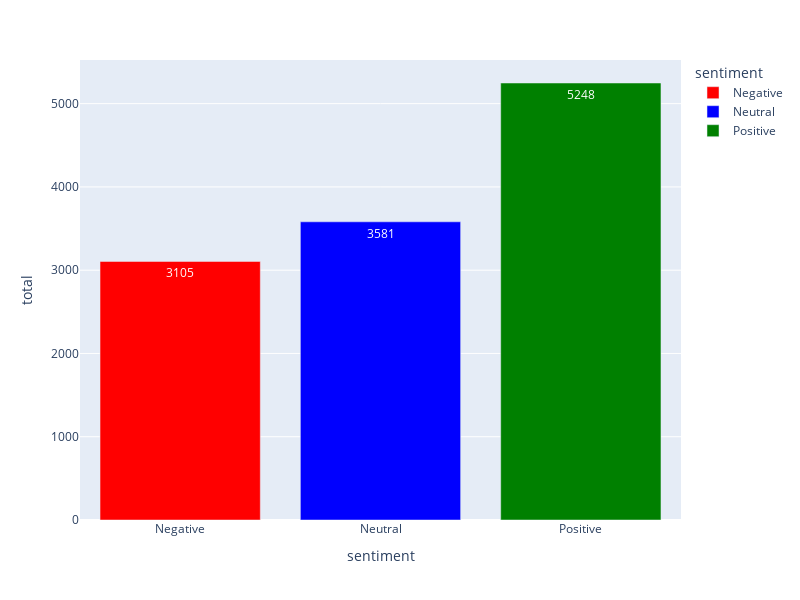

This figure's notebook cell:
### Code cell
color_map = {
    "Positive": "green",
    "Negative": "red",
    "Neutral": "blue"
}

fig=px.bar(sentiment_counts,x="sentiment",y="total",color="sentiment",text="total",color_discrete_map=color_map)
fig.update_layout(width=800, height=600)
fig.show()

### Figure 1 — Plotly figure (JSON) as saved in the notebook; plotly's stock layout.template omitted (floating-point values rounded to 4 significant figures)
{"data": [{"alignmentgroup": "True", "hovertemplate": "sentiment=%{x}<br>total=%{text}<extra></extra>", "legendgroup": "Negative", "marker": {"color": "red", "pattern": {"shape": ""}}, "name": "Negative", "offsetgroup": "Negative", "orientation": "v", "showlegend": true, "text": [3105], "textposition": "auto", "type": "bar", "x": ["Negative"], "xaxis": "x", "y": [3105], "yaxis": "y"}, {"alignmentgroup": "True", "hovertemplate": "sentiment=%{x}<br>total=%{text}<extra></extra>", "legendgroup": "Neutral", "marker": {"color": "blue", "pattern": {"shape": ""}}, "name": "Neutral", "offsetgroup": "Neutral", "orientation": "v", "showlegend": true, "text": [3581], "textposition": "auto", "type": "bar", "x": ["Neutral"], "xaxis": "x", "y": [3581], "yaxis": "y"}, {"alignmentgroup": "True", "hovertemplate": "sentiment=%{x}<br>total=%{text}<extra></extra>", "legendgroup": "Positive", "marker": {"color": "green", "pattern": {"shape": ""}}, "name": "Positive", "offsetgroup": "Positive", "orientation": "v", "showlegend": true, "text": [5248], "textposition": "auto", "type": "bar", "x": ["Positive"], "xaxis": "x", "y": [5248], "yaxis": "y"}], "layout": {"barmode": "relative", "height": 600, "legend": {"title": {"text": "sentiment"}, "tracegroupgap": 0}, "margin": {"t": 60}, "width": 800, "xaxis": {"anchor": "y", "categoryarray": ["Negative", "Neutral", "Positive"], "categoryorder": "array", "domain": [0, 1], "title": {"text": "sentiment"}}, "yaxis": {"anchor": "x", "domain": [0, 1], "title": {"text": "total"}}}}
